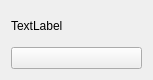
<?xml version="1.0" encoding="UTF-8"?>
<ui version="4.0">
 <class>Form</class>
 <widget class="QWidget" name="Form">
  <property name="geometry">
   <rect>
    <x>0</x>
    <y>0</y>
    <width>153</width>
    <height>80</height>
   </rect>
  </property>
  <property name="windowTitle">
   <string>Form</string>
  </property>
  <layout class="QVBoxLayout" name="verticalLayout">
   <item>
    <widget class="QLabel" name="label">
     <property name="text">
      <string>TextLabel</string>
     </property>
    </widget>
   </item>
   <item>
    <widget class="QPushButton" name="pushButton">
     <property name="text">
      <string/>
     </property>
    </widget>
   </item>
  </layout>
 </widget>
 <resources/>
 <connections/>
</ui>
